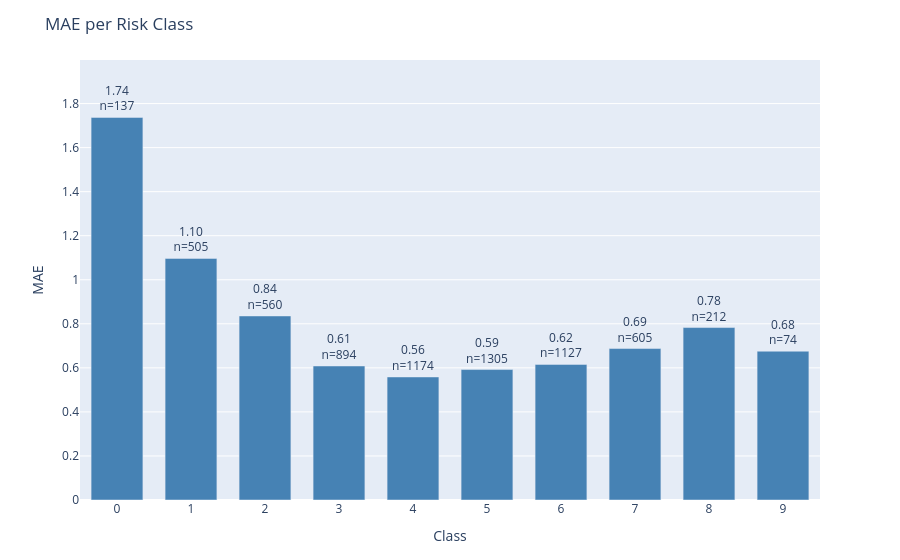

The notebook cell saved with this chart:
### Code cell
plot_error_by_group(
    df=results_test,
    y_true_col='actual',
    y_pred_col='prediction',
    group_by='class',
    metric='mae',
    title='MAE per Risk Class'
)

### Figure 1 — Plotly figure (JSON) as saved in the notebook; plotly's stock layout.template omitted (floating-point values rounded to 4 significant figures)
{"data": [{"marker": {"color": "steelblue"}, "text": ["1.74<br>n=137", "1.10<br>n=505", "0.84<br>n=560", "0.61<br>n=894", "0.56<br>n=1174", "0.59<br>n=1305", "0.62<br>n=1127", "0.69<br>n=605", "0.78<br>n=212", "0.68<br>n=74"], "textposition": "outside", "type": "bar", "x": ["0", "1", "2", "3", "4", "5", "6", "7", "8", "9"], "y": [1.737, 1.097, 0.8357, 0.6085, 0.5588, 0.5923, 0.6158, 0.6876, 0.783, 0.6757]}], "layout": {"bargap": 0.3, "margin": {"b": 60, "t": 60}, "title": {"text": "MAE per Risk Class"}, "uniformtext": {"minsize": 8, "mode": "hide"}, "xaxis": {"title": {"text": "Class"}}, "yaxis": {"range": [0, 1.998], "title": {"text": "MAE"}}}}
